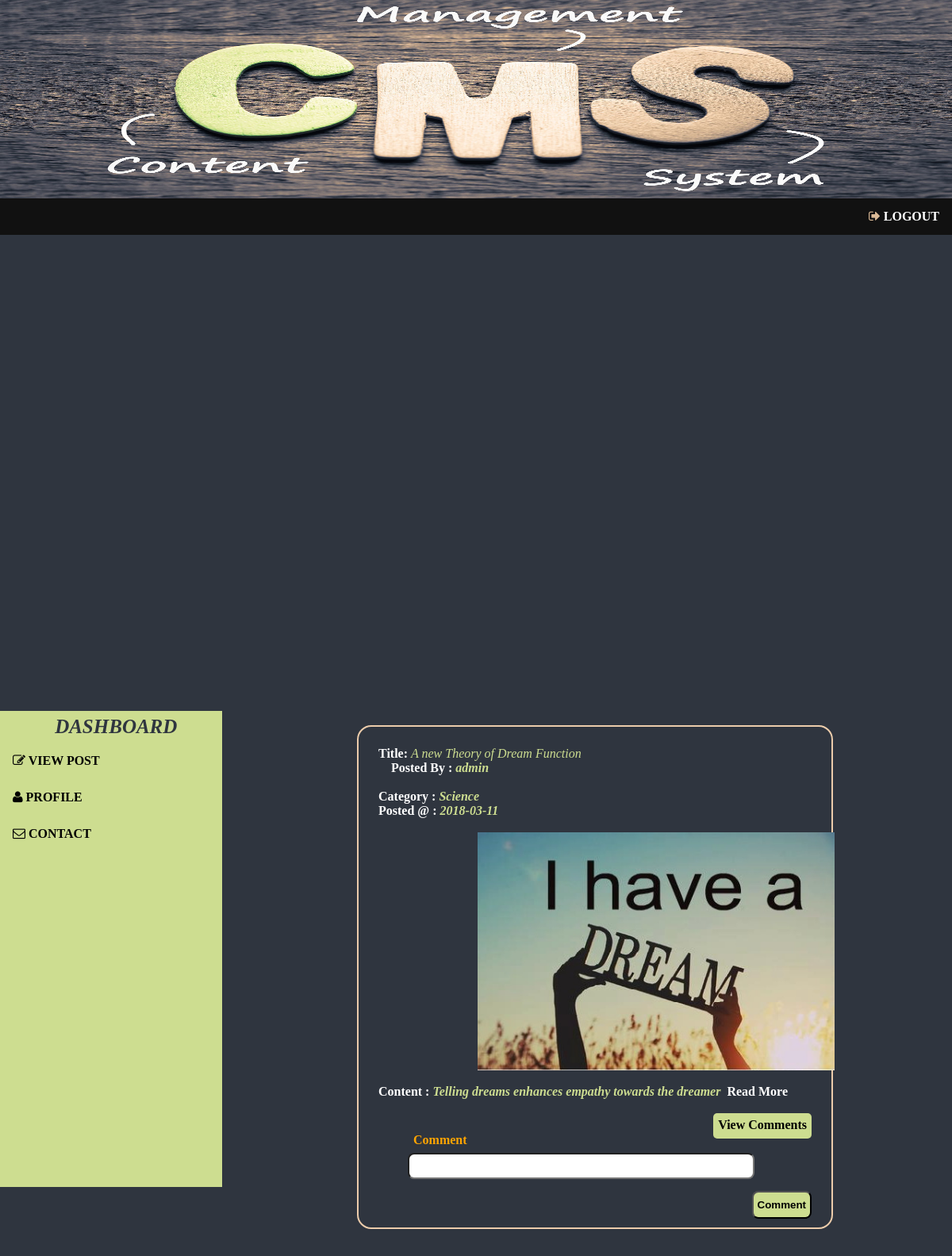
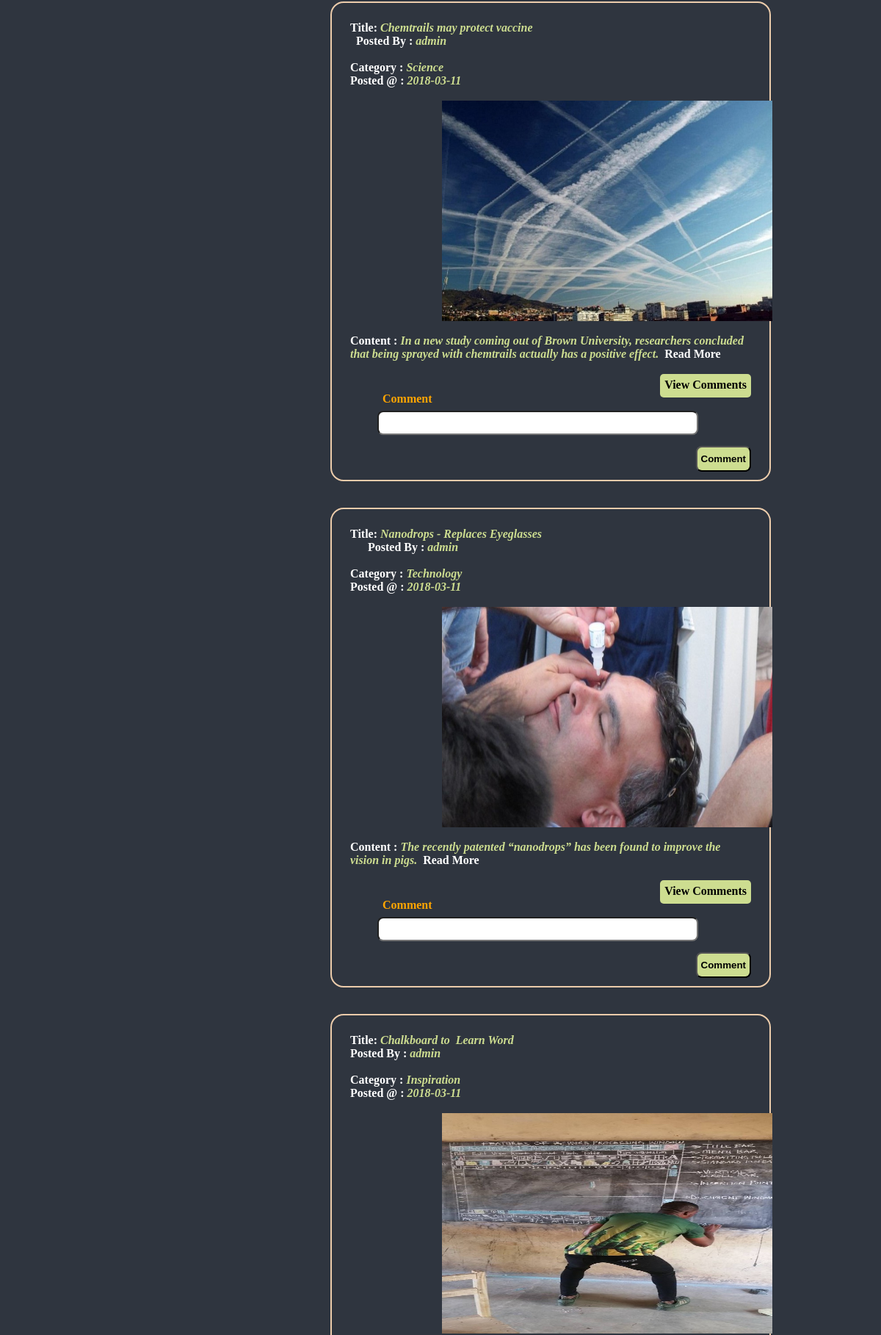
Screenshot of /uhome.php (signed in, upper part) with the database file from the repository (2 pictures, top to bottom).
### tables this page shows
CREATE TABLE IF NOT EXISTS `post` (
  `PID` int(11) NOT NULL AUTO_INCREMENT,
  `PTITLE` varchar(100) NOT NULL,
  `PCATEGORY` varchar(50) NOT NULL,
  `PTAG` text NOT NULL,
  `PCONTENT` text NOT NULL,
  `PIMG` varchar(100) NOT NULL,
  `ANAME` varchar(10) NOT NULL,
  `TIME` date NOT NULL,
  PRIMARY KEY (`PID`)
);

CREATE TABLE IF NOT EXISTS `category` (
  `CID` int(11) NOT NULL AUTO_INCREMENT,
  `CNAME` varchar(150) NOT NULL,
  PRIMARY KEY (`CID`)
);

### uhome.php (the view, shortened to what this page needs)
<?php
include "config.php";
?>
<html>
	<head>
		<?php include "head.php" ?>
	</head>
	<body>
		<?php include "nav.php";?>
		<div id="container">
			<div id="sidenav">
				<ul>
					<li id="dash"> &nbsp DASHBOARD</li>
					<li><a href="uhome.php"><i class="fa fa-pencil-square-o"></i> VIEW POST &nbsp &nbsp &nbsp &nbsp &nbsp </a></li>
					<li><a href="uprofile.php"><i class="fa fa-user"></i> PROFILE  &nbsp &nbsp &nbsp &nbsp &nbsp </a></li>
					<li><a href="contact.php"><i class="fa fa-envelope-o"></i> CONTACT</a></li>
				</ul>
			</div>
			<br>
			<?php
					 $sql="SELECT post.PID, post.ANAME, post.TIME, post.PCATEGORY, post.PTITLE, post.PIMG, post.PCONTENT,post.PTAG,category.CID,category.CNAME FROM post
				INNER JOIN  category on post.PCATEGORY=category.CID;";
					$res=$con->query($sql);
					if($res->num_rows>0)
					{
						while($row=$res->fetch_assoc())
						{
							echo" <div id='post'>
									<b>Title: </b><i>{$row["PTITLE"]}</i> &nbsp &nbsp &nbsp &nbsp &nbsp &nbsp
									&nbsp &nbsp &nbsp &nbsp &nbsp &nbsp &nbsp &nbsp &nbsp &nbsp &nbsp &nbsp
									&nbsp &nbsp &nbsp &nbsp &nbsp &nbsp &nbsp &nbsp &nbsp &nbsp &nbsp &nbsp
									&nbsp &nbsp &nbsp &nbsp &nbsp &nbsp &nbsp &nbsp
									<b>Posted By : <b><i>{$row["ANAME"]}</i></br></br>
									<b>Category : <b><i>{$row["CNAME"]}</i>&nbsp &nbsp &nbsp &nbsp &nbsp &nbsp
									&nbsp &nbsp &nbsp &nbsp &nbsp &nbsp &nbsp &nbsp &nbsp &nbsp &nbsp &nbsp
									&nbsp &nbsp &nbsp &nbsp &nbsp &nbsp &nbsp &nbsp &nbsp &nbsp &nbsp &nbsp
									&nbsp &nbsp &nbsp &nbsp &nbsp &nbsp &nbsp &nbsp &nbsp &nbsp &nbsp &nbsp  &nbsp &nbsp &nbsp &nbsp &nbsp &nbsp &nbsp
									<b>Posted @ :       </b><i>{$row["TIME"]}</i></br></br>
									<b style='margin-left:125px;'><img src='{$row["PIMG"]}' height='300px' width='450px'></br></br>
									<b>Content : </b><i>{$row["PTAG"]}</i>&nbsp<a href='viewSPost.php?pid={$row["PID"]}'> Read More</a></br></br>
									<p id='remco'>
									<a href='viewSPost.php?pid={$row["PID"]}'> View Comments</a>&nbsp &nbsp
									</p>
									<form method='post' id='po'>
									<label>Comment</label><input type='text' name='comment' required>
									<input type='hidden' name='pid' value='{$row["PID"]}'>
									<button type='submit' name='submit'>Comment</button></form></br></br>
								</div></br></br>
								";
						}
					}
				?>
		</div>
		<?php include "foot.php";?>
	</body>
</html>

### style.css (style rules this page uses)
* { margin:0px; padding:0px; }
ul { list-style-type: none; margin: 0px; padding: 0px; overflow: hidden; background-color: #111; }
li { float: left; }
li i { color:#dab996; }
li a { display: block; color: white; text-align: center; padding: 14px 16px; text-decoration: none; font-weight:bold; }
#sidenav { width:280px; height:600px; float:left; background:#cddd90; }
#sidenav ul { list-style-type:none; display:block; background:#cddd90; }
#sidenav ul li a,#sidenav ul li i { color:black; }
#dash { font-style:italic; font-size:25px; font-weight:bold; color:#2f353f !important; line-height:40px; margin-left:0px; margin-top:0px; background:; height:40px; text-align:center; width:280px; }
p a { text-decoration: none; }
#post a:link { color:white; text-decoration:none; }
#container { height:auto; width:100%; float:left; background:#2f353f; }
body { background:#2f353f; }
input,label,select,textarea { display:block; padding:7px; margin-left:37px; border-radius:8px; width:80%; color:orange; }
button { background:#cddd90; color:black; width:auto; height:35px; padding:5px; border-radius:8px; float:right; margin-top:15px; font-weight:bold; }
#post { border:2px solid #ecccab; border-radius:18px; margin-left:450px; margin-right:150px; padding:25px; }
#post b { color:white; }
#post i { color:#cddd90; }
#remco a { float:right; height:20px; padding:6px; text-align:center; text-decoration:none; background:#cddd90; border-radius:5px; color:black; }
#remco a:link { color:black; }

### rows the page displays
post: PTITLE "A new Theory of Dream Function", ANAME "admin", category.CNAME "Science", TIME "2018-03-11", PIMG (picture), PTAG "Telling dreams enhances empathy towards the dreamer"
post: PTITLE "Chemtrails may protect vaccine", ANAME "admin", category.CNAME "Science", TIME "2018-03-11", PIMG (picture), PTAG "In a new study coming out of Brown University, researchers concluded that being sprayed with chemtrails actually has a positive effect."
post: PTITLE "Nanodrops - Replaces Eyeglasses", ANAME "admin", category.CNAME "Technology", TIME "2018-03-11", PIMG (picture), PTAG "The recently patented “nanodrops” has been found to improve the vision in pigs."
post: PTITLE "Chalkboard to Learn Word", ANAME "admin", category.CNAME "Inspiration", TIME "2018-03-11", PIMG (picture)
